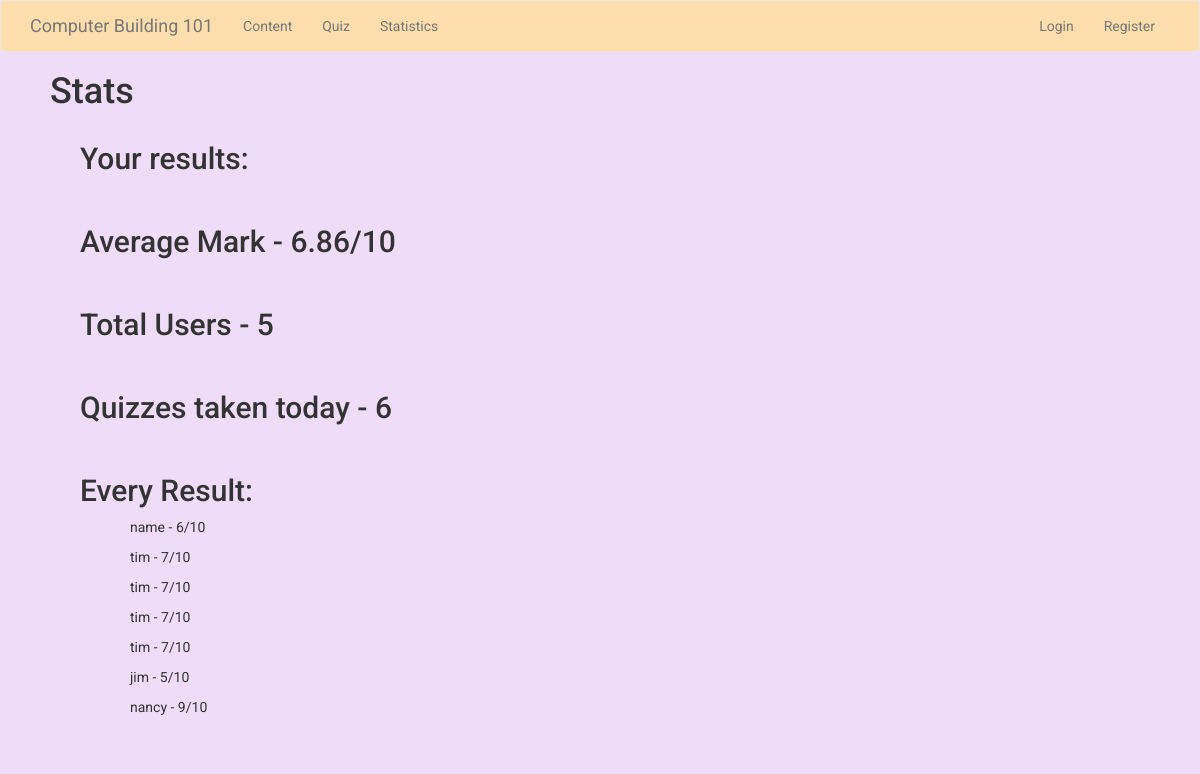
Screenshot of /stats with the database file from the repository.
### app/models.py (models this page shows, shortened)
class Result(UserMixin, db.Model):
    id = db.Column(db.Integer, primary_key=True)
    user_id = db.Column(db.Integer, db.ForeignKey("user.id"))
    num_correct = db.Column(db.Integer)
    first_correct = db.Column(db.Boolean)
    second_correct = db.Column(db.Boolean)
    third_correct = db.Column(db.Boolean)
    fourth_correct = db.Column(db.Boolean)
    fifth_correct = db.Column(db.Boolean)
    sixth_correct = db.Column(db.Boolean)
    seventh_correct = db.Column(db.Boolean)
    eigth_correct = db.Column(db.Boolean)
    ninth_correct = db.Column(db.Boolean)
    tenth_correct = db.Column(db.Boolean)
    date_created = db.Column(db.DateTime())

class User(UserMixin, db.Model):
    id = db.Column(db.Integer, primary_key=True)
    username = db.Column(db.String(64), index=True, unique=True)
    email = db.Column(db.String(120), index=True, unique=True)
    password_hash = db.Column(db.String(128))
    day_joined = db.Column(db.DateTime())
    completed_quiz = db.Column(db.Boolean)

### app/routes.py (the view)
@app.route('/stats')
def stats():
    user_results = []
    for result in db.session.query(Result.num_correct).join(User).filter(User.id==(current_user.get_id())):
        user_results.append(result[0])
    every_result = []
    for result, name in db.session.query(Result.num_correct, User.username).filter(User.id==Result.user_id).all():
        every_result.append((result, name))
    average_mark = '{:.2f}'.format(db.session.query(func.avg(Result.num_correct).label("average"))[0][0]) #indexs to get at a tuple inside a list
    today = (datetime.today().year, datetime.today().month, datetime.today().day)
    quizzes_today = db.session.query(Result.date_created).filter(
        extract('month', Result.date_created) == datetime.today().month,
        extract('year', Result.date_created) == datetime.today().year).count()
    score_today = db.session.query(func.avg(Result.num_correct)).filter(
        extract('month', Result.date_created) == datetime.today().month,
        extract('year', Result.date_created) == datetime.today().year,
        extract('day', Result.date_created) == datetime.today().day).count()
    total_users = db.session.query(User).count()
    print("Total Users: ", total_users)
    print("Quizzes taken today: ",quizzes_today)
    print("Average:",average_mark)
    return render_template('stats.html', title = 'Statistics', user_results = user_results,
    every_result = every_result, average_mark = average_mark, total_users = total_users,
    quizzes_today = quizzes_today, score_today = score_today)

### app/templates/stats.html (shortened to what this page needs)
{% extends "base.html" %}
{% block content %}
    <h1>Stats</h1>
    <div class = container>
        <h2>Your results:</h2>
        <br>
        <h2>Average Mark - {{ average_mark }}/10</h2>
        <br>
        <h2>Total Users - {{ total_users }}</h2>
        <br>
        <h2>Quizzes taken today - {{ quizzes_today }}</h2>
        <br>
        <h2>Every Result:</h2>
        {% for result in every_result %}
            <p style = "padding-left: 100px;">{{ result[1] }} - {{result[0]}}/10</p>
        {% endfor %}
        <br>
    </div>
{% endblock %}

### app/templates/base.html (shortened to what this page needs)
{% extends 'bootstrap/base.html' %}
{% block styles %}
{{ super() }}
<link rel="stylesheet" href="{{ url_for('static', filename='css/stylesheet.css') }}">
{% endblock %}
{% block navbar %}
<nav class="navbar navbar-default">
    <div class="container">
        <div class="navbar-header">
            <a class="navbar-brand" href="{{ url_for('index') }}">Computer Building 101</a>
        </div>
        <div class="collapse navbar-collapse" id="bs-example-navbar-collapse-1">
            <ul class="nav navbar-nav">
                <li><a href="{{ url_for('content') }}">Content</a></li>
                <li><a href="{{ url_for('quiz') }}">Quiz</a></li>
                <li><a href="{{ url_for('stats') }}">Statistics</a></li>
            </ul>
            <ul class="nav navbar-nav navbar-right">
                {% if current_user.is_anonymous %}
                <li><a href="{{ url_for('login') }}">Login</a></li>
                <li><a href="{{ url_for('register') }}">Register</a></li>
                {% else %}
                <li><a href= "{{ url_for('feedback') }}">Feedback</a></li>
                <li><a href="{{ url_for('logout') }}">Logout</a></li>
                {% endif %}
            </ul>
        </div>
    </div>
</nav>
{% endblock %}

### app/static/css/stylesheet.css (style rules this page uses)
h1 { padding-left: 50px; }
h2 { padding-left: 50px; }
.navbar { background-color: navajowhite; }
body { background-color: #EFDCF9; background-size: cover; font-family: 'Roboto' ; }

### rows the page displays
Result: username "name", num_correct "6"
Result: username "tim", num_correct "7"
Result: username "tim", num_correct "7"
Result: username "tim", num_correct "7"
Result: username "tim", num_correct "7"
Result: username "jim", num_correct "5"
Result: username "nancy", num_correct "9"

### other values shown
{{ average_mark }} "6.86"
{{ total_users }} "5"
{{ quizzes_today }} "6"
